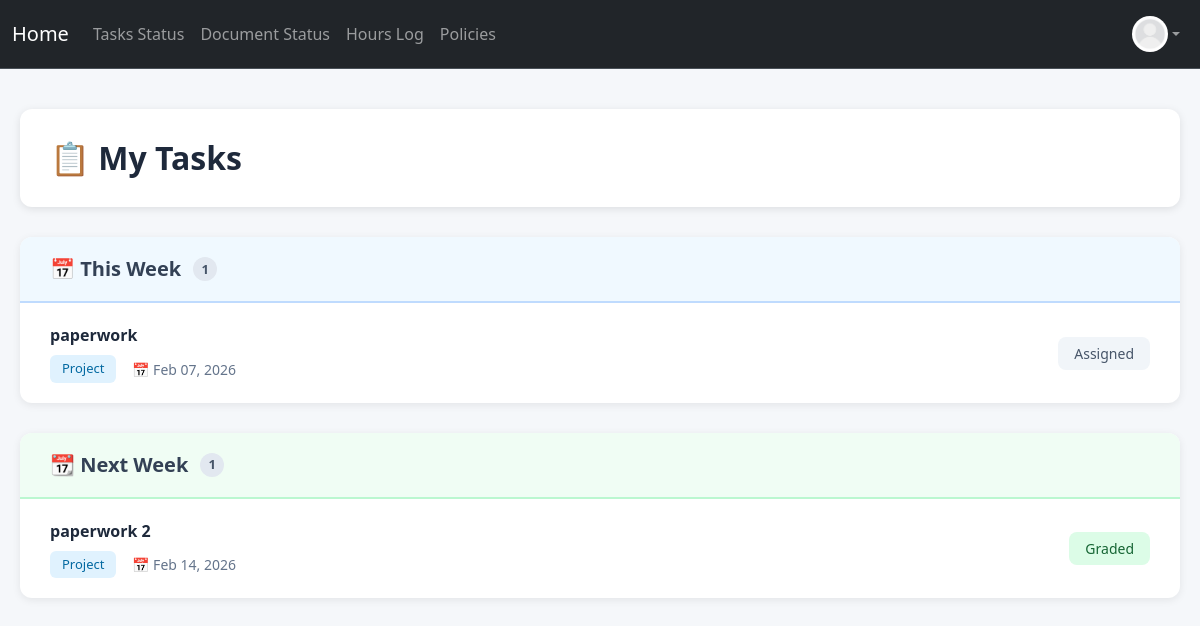
/tasks/status (signed in), run on an earlier commit of the app's database.
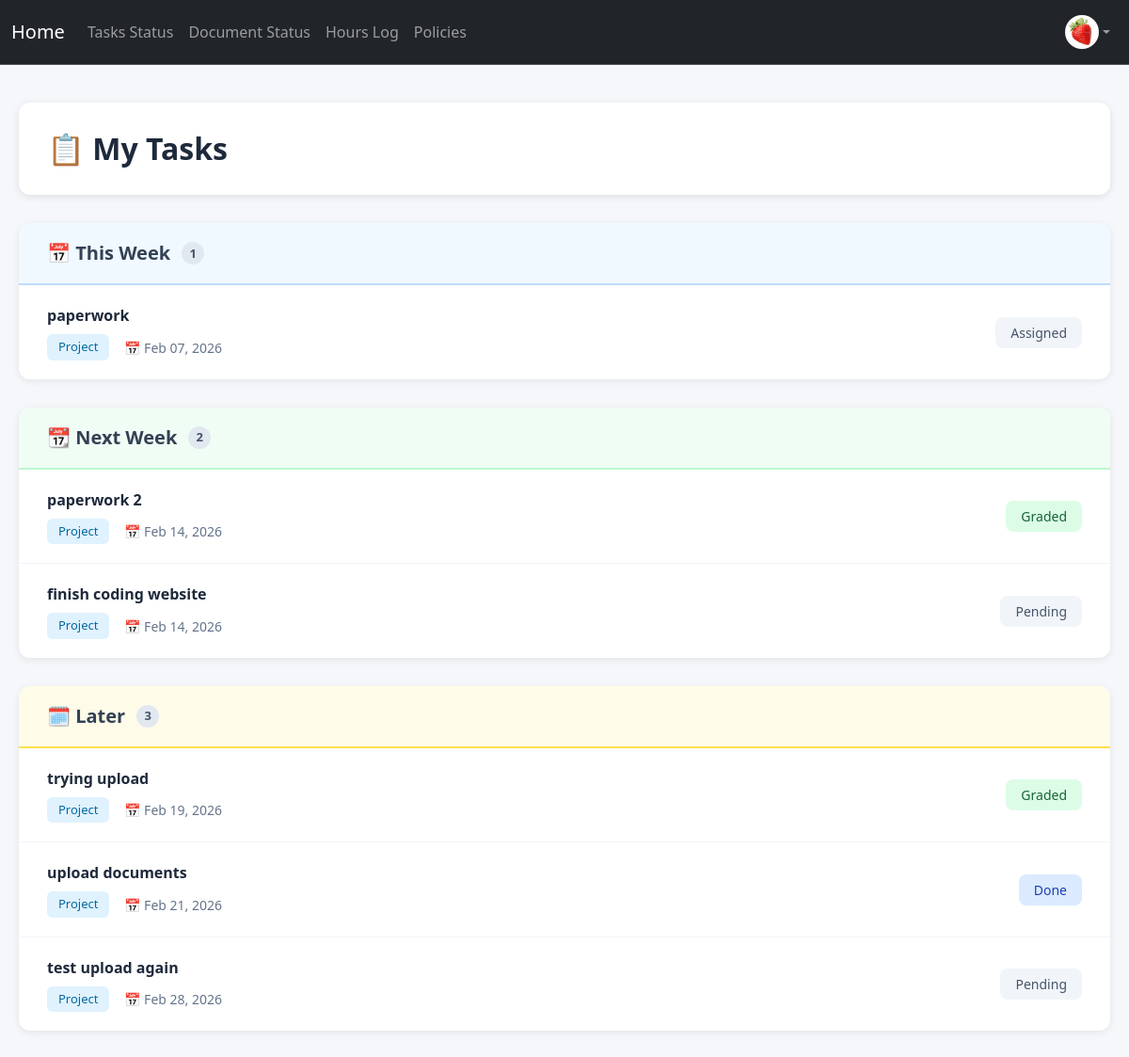
And on a later commit of the database.
### project/models.py (models this page shows, shortened)
class User(db.Model, UserMixin):
    __tablename__ = 'users'
    id: Mapped[int] = mapped_column(primary_key=True)
    name: Mapped[str] = mapped_column()
    email: Mapped[str] = mapped_column(unique=True)
    address: Mapped[str] = mapped_column(default="None Provided")
    password_hash: Mapped[str] = mapped_column(db.String(128))
    date_created: Mapped[datetime] = mapped_column(DateTime, server_default=func.now())
    total_hours: Mapped[float] = mapped_column(default=0.0)
    picture: Mapped[str] = mapped_column(default="default.jpeg")
    role: Mapped[str] = mapped_column(default="user")  # "user", "volunteer", " intern", "board"
    hours: Mapped[List["Hours"]] = relationship("Hours", back_populates="user", cascade="all, delete-orphan")
    documents: Mapped[List["Document"]] = relationship("Document", back_populates="user", cascade="all, delete-orphan")
    task_assignments: Mapped[List["TaskAssignment"]] = relationship(
        "TaskAssignment",
        back_populates="user",
        cascade="all, delete-orphan"
    )

class TaskAssignment(db.Model):
    __tablename__ = 'task_assignments'
    id: Mapped[int] = mapped_column(primary_key=True)
    task_id: Mapped[int] = mapped_column(db.ForeignKey('tasks.id'), name="fk_taskassign_task_id")
    user_id: Mapped[int] = mapped_column(db.ForeignKey('users.id'), name="fk_taskassign_user_id")
    due_date: Mapped[datetime] = mapped_column(DateTime, nullable=False)
    status: Mapped[str] = mapped_column(default="pending")
    upload: Mapped[bool] = mapped_column(default=False)
    filename: Mapped[str] = mapped_column(nullable=True)
    score: Mapped[float] = mapped_column(nullable=True)
    comments: Mapped[str] = mapped_column(default="")
    task: Mapped["Task"] = relationship("Task", back_populates="assignments")
    user: Mapped["User"] = relationship("User", back_populates="task_assignments")

class Task(db.Model):
    __tablename__ = 'tasks'
    id = db.Column(db.Integer, primary_key=True)
    title = db.Column(db.String(200), nullable=False)
    description = db.Column(db.Text, nullable=False)
    classification = db.Column(db.String(50), nullable=False)  # 'project' or 'reminder'
    assigned_role = db.Column(db.String(50), nullable=False)   # 'intern', 'volunteer', 'board', 'specific'
    created_by = db.Column(db.Integer, db.ForeignKey('users.id'), nullable=False)
    created_at = db.Column(db.DateTime, default=datetime.utcnow)
    created_by_user = db.relationship('User', foreign_keys=[created_by], backref='created_tasks', lazy=True)
    assignments: Mapped[List["TaskAssignment"]] = relationship(
        "TaskAssignment",
        back_populates="task",
        cascade="all, delete-orphan"
    )

### app.py (the view)
@app.route("/tasks/status", methods=["GET"])
@login_required
@permission_required('volunteer')
def task_status():
    if current_user.role in ['volunteer', 'intern']:
        assignments = TaskAssignment.query.filter_by(user_id=current_user.id).order_by(TaskAssignment.due_date.asc()).all()
        today = datetime.now().date()
        week_start = today - timedelta(days=today.weekday())
        week_end = week_start + timedelta(days=6)
        next_week_start = week_end + timedelta(days=1)
        next_week_end = next_week_start + timedelta(days=6)
        for assignment in assignments:
            due_date = assignment.due_date.date() if assignment.due_date else None
            if due_date:
                if due_date < today and assignment.status != "done" and assignment.status != "graded":
                    assignment.is_overdue = True
                    assignment.is_this_week = False
                    assignment.is_next_week = False
                    assignment.is_later = False
                elif week_start <= due_date <= week_end:
                    assignment.is_this_week = True
                    assignment.is_overdue = False
                    assignment.is_next_week = False
                    assignment.is_later = False
                elif next_week_start <= due_date <= next_week_end:
                    assignment.is_next_week = True
                    assignment.is_this_week = False
                    assignment.is_overdue = False
                    assignment.is_later = False
                else:
                    assignment.is_later = True
                    assignment.is_this_week = False
                    assignment.is_next_week = False
                    assignment.is_overdue = False
            else:
                assignment.is_later = True
                assignment.is_this_week = False
                assignment.is_next_week = False
                assignment.is_overdue = False
        return render_template("task_status_list.html", assignments=assignments, role=current_user.role)
    else:  # board or admin
        from sqlalchemy.orm import joinedload
        users = User.query.options(joinedload(User.task_assignments)).all()
        return render_template("task_status_list.html", users=users, role=current_user.role)

### app.py (called while the page is built)
@app.context_processor
def inject_now():
    return {
        'now': datetime.now,
        'today': date.today
    }

### project/models.py (called while the page is built)
@login_manager.user_loader
def load_user(user_id):
    return User.query.get(user_id)

### project/templates/task_status_list.html (shortened to what the changed rows need)
{% extends "base.html" %}
{% block content %}
{% if role != "admin" and role != "board" %}
    <div class="tasks-container">
        <div class="page-header">
            <h1>📋 My Tasks</h1>
        </div>
        {% if assignments %}
            {% set overdue_tasks = assignments | selectattr('is_overdue', 'equalto', True) | list %}
            {% set this_week_tasks = assignments | selectattr('is_this_week', 'equalto', True) | list %}
            {% if this_week_tasks %}
            <div class="section-card">
                <div class="section-header this-week">
                    <h2>📅 This Week</h2>
                </div>
                <ul class="task-list">
                    {% for assignment in this_week_tasks %}
                    <a href="{{ url_for('view_task', assignment_id=assignment.id) }}" class="task-item">
                        <div class="task-main">
                            <div class="task-title">
                                {{ assignment.task.title }}
                            </div>
                            <div class="task-meta">
                                <span class="task-type">{{ assignment.task.classification.title() }}</span>
                                <span class="task-date">
                                    📅 {{ assignment.due_date.strftime('%b %d, %Y') if assignment.due_date else 'No date' }}
                                </span>
                            </div>
                        </div>
                        <span class="task-status
                            {% if assignment.status == 'graded' %}status-graded
                            {% elif assignment.status == 'done' %}status-done
                            {% else %}status-pending{% endif %}">
                            {{ assignment.status.replace('_', ' ').title() }}
                        </span>
                    </a>
                    {% endfor %}
                </ul>
            </div>
            {% endif %}
            {% set next_week_tasks = assignments | selectattr('is_next_week', 'equalto', True) | list %}
            {% if next_week_tasks %}
            <div class="section-card">
                <div class="section-header next-week">
                    <h2>📆 Next Week</h2>
                    <span class="badge-count">{{ next_week_tasks|length }}</span>
                </div>
                <ul class="task-list">
                    {% for assignment in next_week_tasks %}
                    <a href="{{ url_for('view_task', assignment_id=assignment.id) }}" class="task-item">
                        <div class="task-main">
                            <div class="task-title">
                                {{ assignment.task.title }}
                            </div>
                            <div class="task-meta">
                                <span class="task-type">{{ assignment.task.classification.title() }}</span>
                                <span class="task-date">
                                    📅 {{ assignment.due_date.strftime('%b %d, %Y') if assignment.due_date else 'No date' }}
                                </span>
                            </div>
                        </div>
                        <span class="task-status
                            {% if assignment.status == 'graded' %}status-graded
                            {% elif assignment.status == 'done' %}status-done
                            {% else %}status-pending{% endif %}">
                            {{ assignment.status.replace('_', ' ').title() }}
                        </span>
                    </a>
                    {% endfor %}
                </ul>
            </div>
            {% endif %}
            {% set later_tasks = assignments | selectattr('is_later', 'equalto', True) | list %}
            {% if later_tasks %}
            <div class="section-card">
                <div class="section-header later">
                    <h2>🗓️ Later</h2>
                    <span class="badge-count">{{ later_tasks|length }}</span>
                </div>
                <ul class="task-list">
                    {% for assignment in later_tasks %}
                    <a href="{{ url_for('view_task', assignment_id=assignment.id) }}" class="task-item">
                        <div class="task-main">
                            <div class="task-title">
                                {{ assignment.task.title }}
                            </div>
                            <div class="task-meta">
                                <span class="task-type">{{ assignment.task.classification.title() }}</span>
                                <span class="task-date">
                                    📅 {{ assignment.due_date.strftime('%b %d, %Y') if assignment.due_date else 'No date' }}
                                </span>
                            </div>
                        </div>
                        <span class="task-status
                            {% if assignment.status == 'graded' %}status-graded
                            {% elif assignment.status == 'done' %}status-done
                            {% else %}status-pending{% endif %}">
                            {{ assignment.status.replace('_', ' ').title() }}
                        </span>
                    </a>
                    {% endfor %}
                </ul>
            </div>
            {% endif %}
        {% endif %}
    </div>
{% endif %}
{% endblock %}

### project/templates/base.html (shortened to what this page needs)
<!DOCTYPE html>
<html>
  <head>
    <link href="https://cdn.jsdelivr.net/npm/bootstrap@5.3.8/dist/css/bootstrap.min.css" rel="stylesheet">
  </head>
  <body>
    <nav class="navbar navbar-expand bg-dark border-bottom border-body" data-bs-theme="dark">
      <div class="container-fluid d-flex">
        <a class="navbar-brand"
            href="{% if current_user.is_authenticated and current_user.role == 'admin' %}
              {{ url_for('admin_dashboard') }}
            {% elif current_user.is_authenticated and current_user.role == 'board' %}
              {{ url_for('board_dashboard') }}
            {% elif current_user.is_authenticated and current_user.role == 'volunteer' %}
                {{ url_for('volunteer_dashboard') }}
            {% elif current_user.is_authenticated and current_user.role == 'intern' %}
                {{ url_for('intern_dashboard') }}
            {% else %}
              {{ url_for('user_dashboard') }}
          {% endif %}">
          Home
        </a>
        <ul class="navbar-nav mb-2 mb-lg-0 d-flex flex-row">
          {% if current_user.is_authenticated %}
            {% if current_user.role == 'admin' or current_user.role == 'board' %}
              <li class="nav-item">
                <a class="nav-link" href="{{ url_for('user_list') }}">User List</a>
              </li>
              <li class="nav-item">
              <a class="nav-link"
              href="{{ url_for('notification') }}">
                  Updates </a>
              </li>
                <li class="nav-item dropdown">
                  <a class="nav-link dropdown-toggle" href="#" id="taskDropdown" role="button" aria-expanded="false">
                    Task Management
                  </a>
                  <ul class="dropdown-menu" aria-labelledby="taskDropdown">
                    <li>
                      <a class="dropdown-item" href="{{ url_for('create_task') }}">Create Task</a>
                    </li>
                    <li>
                      <a class="dropdown-item" href="{{ url_for('task_status') }}">Tasks Status</a>
                    </li>
                  </ul>
                </li>
                <style>
                  .nav-item.dropdown:hover .dropdown-menu {
                    display: block;
                  }
                </style>
            {% else %}
                <li class="nav-item">
                  <a class="nav-link" href="{{ url_for('my_tasks') }}">Tasks Status</a>
                </li>
            {% endif %}
            <li class="nav-item">
              <a class="nav-link" href="{{ url_for('document_status') }}">Document Status</a>
            </li>
            <li class="nav-item">
              <a class="nav-link"
              href="{{ url_for('hours_log') }}">
                  Hours Log </a>
            </li>
            <li class="nav-item">
              <a class="nav-link"
              href="{{ url_for('policies') }}">
                  Policies </a>
            </li>
          {% endif %}
        </ul>
        {% if current_user.is_authenticated %}
        <ul class="navbar-nav ms-auto mb-2 mb-lg-0">
          <li class="nav-item dropdown">
            <a class="nav-link d-flex align-items-center dropdown-toggle" href="#" id="profileDropdown" role="button" aria-expanded="false">
              <img src="{{ url_for('static', filename='profile_pics/' ~ current_user.picture ) }}" alt="Profile" style="height:36px;width:36px;border-radius:50%;">
            </a>
          </li>
        </ul>
        {% endif %}
      </div>
    </nav>
    {% block content %}
    {% endblock %}
  </body>
</html>

What changed in the data, as far as the page shows it:
changed User: picture: picture added in place of a placeholder
added TaskAssignment: task "finish coding website", task.classification "Project", due_date "Feb 14, 2026", status.replace "Pending", shown under "📆 Next Week"
added TaskAssignment: task "trying upload", task.classification "Project", due_date "Feb 19, 2026", status.replace "Graded", shown under "🗓️ Later"
added TaskAssignment: task "upload documents", task.classification "Project", due_date "Feb 21, 2026", status.replace "Done", shown under "🗓️ Later"
added TaskAssignment: task "test upload again", task.classification "Project", due_date "Feb 28, 2026", status.replace "Pending", shown under "🗓️ Later"
Also different on the page:
{{ next_week_tasks|length }}: "1" → "2"
{{ later_tasks|length }}: (not shown) → "3"
text now shown: "🗓️ Later"
